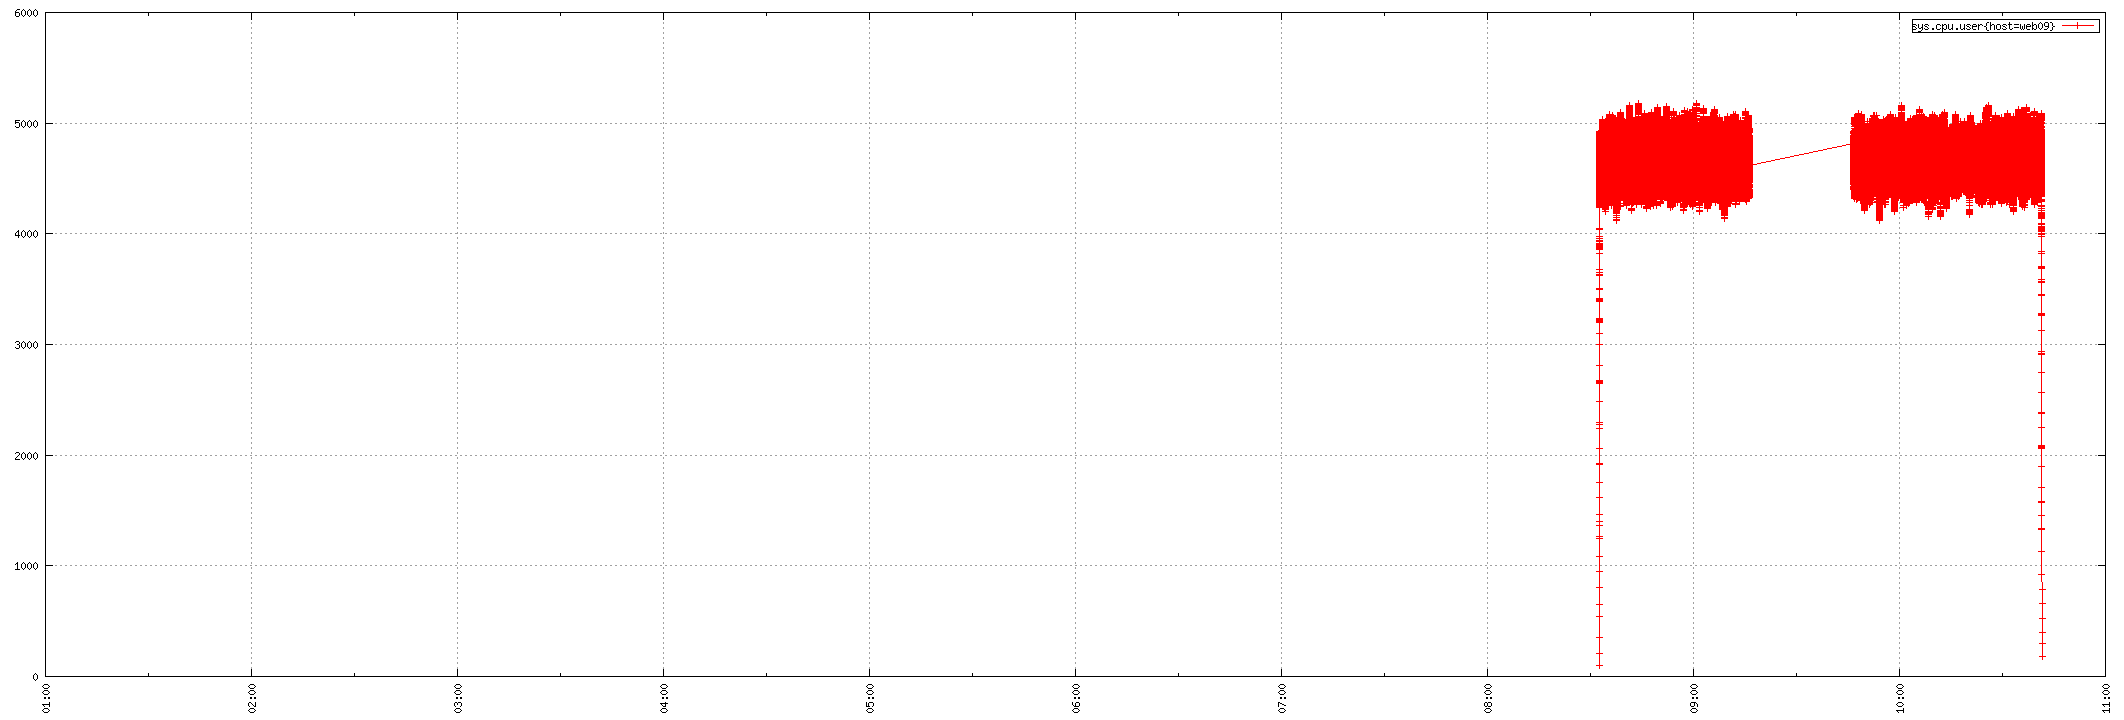

Write the gnuplot code that produced this figure.
set term png small size 2124,720
set xdata time
set timefmt "%s"
if (GPVAL_VERSION < 4.6) set xtics rotate; else set xtics rotate right
set output "${TMPDIR-'tmp'}/tsd/31b38425.png"
set xrange ["1673744400":"1673780400"]
set format x "%H:%M"
set grid
set style data linespoint
set key right box
set yrange [0:]
plot  "${TMPDIR-'tmp'}/tsd/31b38425_0.dat" using 1:2 title "sys.cpu.user{host=web09}"
